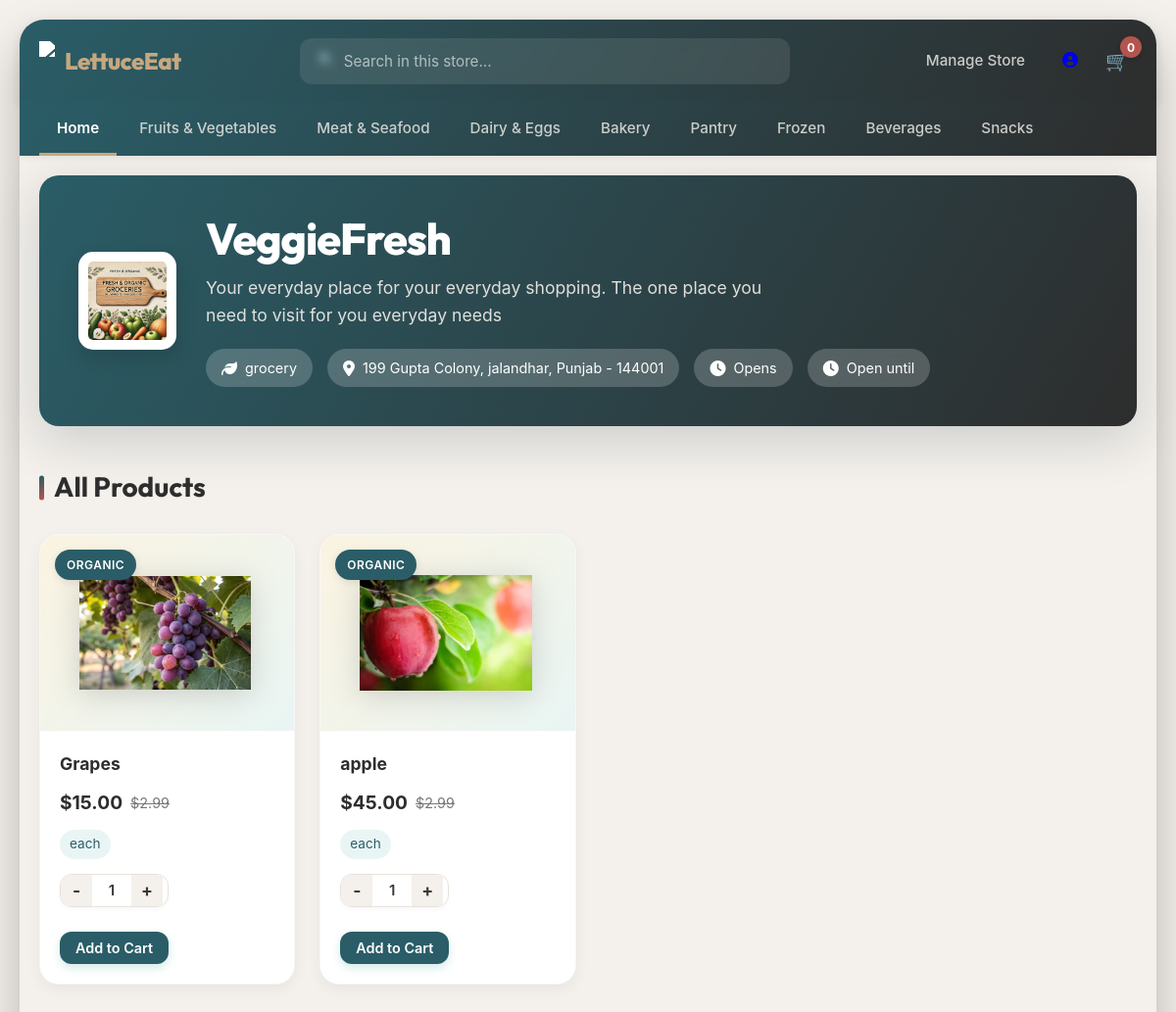
The app's page /store/store/1/ (signed in) with its own data.
### StoreApp/models.py (models this page shows, shortened)
class Store(models.Model):
    user_id = models.OneToOneField(settings.AUTH_USER_MODEL, on_delete=models.CASCADE)
    store_id = models.AutoField(primary_key=True)
    store_name = models.CharField(unique=True, max_length=20)
    store_category = models.CharField(max_length=20)
    store_description = models.TextField(max_length=200)
    store_logo = models.ImageField(upload_to="store_logo/",null=True)
    store_legal_business_name = models.CharField(max_length=40)
    tax_number = models.CharField(max_length=20)
    owner_name = models.CharField(max_length=20)
    business_email = models.EmailField(unique=True)
    store_address = models.TextField()
    business_documentation = models.ImageField(upload_to="store_documentation/", null=True)
    is_approved = models.BooleanField(null=False)
    opening_time = models.TimeField(null=True)
    closing_time = models.TimeField(null=True)

### ProductsApp/models.py (models this page shows, shortened)
class Product(models.Model):
    product_id = models.AutoField(primary_key=True)
    product_name = models.CharField(max_length=30)
    product_price = models.DecimalField(max_digits=10, decimal_places=4)
    product_category = models.CharField(max_length=20, null=False)
    product_quantity = models.IntegerField()
    product_description = models.TextField()
    stock_threshold = models.IntegerField(null=True)
    featured_product = models.BooleanField(null=True)
    store_id = models.ForeignKey(Store, on_delete=models.CASCADE, related_name='products', null=False)
    created_at = models.DateTimeField(auto_now_add=True, null=True)
    updated_at = models.DateTimeField(auto_now=True, null=True)

class ProductImage(models.Model):
    product_id = models.ForeignKey(Product, on_delete=models.CASCADE, related_name="images")
    image = models.ImageField(upload_to="product_images/",null=False, blank=False)

### StoreApp/views.py (the view)
# urls.py: path('store/<int:store_id>/', views.view_store, name='store'),
def view_store(request, store_id):
    store = Store.objects.get(store_id = store_id)
    cart = request.user.cart
    total_quantity = sum(item.quantity for item in cart.items.all())
    return render(request, 'store.html', context={"store":store,"total_quantity":total_quantity})

### StoreApp/templates/store.html (shortened to what this page needs)
<!DOCTYPE html>
<html lang="en">
<head>
    <link href="https://cdnjs.cloudflare.com/ajax/libs/font-awesome/6.4.0/css/all.min.css" rel="stylesheet" />
</head>
<body>
    <div class="main-container">
        <header>
            <div class="header-container">
                <div class="logo"><img src="/api/placeholder/40/40" />
                    <h1>LettuceEat</h1>
                </div>
                <div class="search-bar"><span class="search-icon">🔍</span><input placeholder="Search in this store..."
                        type="text" /></div>
                <div class="nav-actions">
                    {% if user.store %}
                    <a style="text-decoration: none;" href="{% url 'store_manage' store_id=user.store.store_id %}"
                        class="category-item">Manage Store</a>
                    {% else %}
                    <a href="{% url 'add_store' %}" title="Apply to Become a Seller" style="text-decoration: none;">
                        <span style="font-size: 2rem; cursor: pointer;">🏪</span>
                    </a>
                    {% endif %}
                    <a href="{% url 'userprofile' %}" style="text-decoration: none;"><i class="fas fa-user-circle"></i>
                    </a>
                    </a><a style="text-decoration: none;" href="{% url 'view_cart' %}">
                        <button class="cart-button nav-button" id="cart-button">🛒<span
                                class="cart-count">{{total_quantity}}</span></button>
                    </a>
                </div>
            </div>
        </header>
        <div class="categories">
            <div class="categories-container">
                <a href="{% url 'home' %}" style="text-decoration: none;">
                    <div class="category-item active">Home</div>
                </a>
                <div class="category-item">Fruits & Vegetables</div>
                <div class="category-item">Meat & Seafood</div>
                <div class="category-item">Dairy & Eggs</div>
                <div class="category-item">Bakery</div>
                <div class="category-item">Pantry</div>
                <div class="category-item">Frozen</div>
                <div class="category-item">Beverages</div>
                <div class="category-item">Snacks</div>
            </div>
        </div>
        <main>
            <section class="store-header"><img class="store-logo" src="{{store.store_logo.url}}" alt="Store Logo" />
                <div class="store-info">
                    <h1>{{store.store_name}}</h1>
                    <p class="store-specialty">{{store.store_description}}</p>
                    <div class="store-badges">
                        <div class="store-badge"><i class="fas fa-leaf"></i>{{store.store_category}}</div>
                        <div class="store-badge"><i class="fas fa-map-marker-alt"></i>{{store.store_address}}</div>
                        <div class="store-badge"><i class="fas fa-clock"></i>Opens {{ store.opening_time|time:'H:i' }}
                        </div>
                        <div class="store-badge"><i class="fas fa-clock"></i>Open until {{ store.closing_time|time:'H:i'}}</div>
                    </div>
                </div>
            </section>
            <section>
                <div class="section-header">
                    <h2>All Products</h2>
                </div>
                <div class="product-grid">
                    {% for product in store.products.all %}
                    <div class="product-card">
                        <div class="product-badge organic-badge">Organic</div>
                        <div class="product-image">
                            {% if product.images.first.image.url %}
                            <img src="{{product.images.first.image.url}}" alt="{{ product.product_name }}">
                            {% else %}
                            <h1>No Image available</h1>
                            {% endif %}
                            <form method="POST" action="{% url 'add_to_cart' product_id=product.product_id %}">
                                <button type="submit">
                                </button>
                            </form>
                        </div>
                        <div class="product-info">
                            <a style="text-decoration: none;"
                                href="{% url 'show_individual_product' product_id=product.product_id %}">
                                <h3 class="product-name">{{product.product_name}}</h3>
                            </a>
                            <div class="product-price">${{product.product_price| floatformat:2}} <span
                                    class="original-price">$2.99</span></div>
                            <div class="product-unit">each</div>
                            <div class="product-actions">
                                <form action="{% url 'add_to_cart' product_id=product.product_id %}" method="post">
                                    <div class="quantity-selector">
                                        <button type="button" class="quantity-btn">-</button>
                                        <input name="quantity" type="text" class="quantity-input" value="1">
                                        <button type="button" class="quantity-btn">+</button>
                                    </div> <br>
                                    <button type="submit" class="add-to-cart">Add to Cart</button>
                                </form>
                            </div>
                        </div>
                    </div>
                    {% endfor %}
                </div>
            </section>
        </main>
    </div>
</body>
</html>

### records on screen
Store: store_logo (picture), store_name "VeggieFresh", store_description "Your everyday place for your everyday shopping. The one place you need to visit for you everyday needs", store_category "grocery", store_address "199 Gupta Colony, jalandhar, Punjab - 144001"
Product: images.first.image (picture), product_name "Grapes", product_price "15.00"
Product: images.first.image (picture), product_name "apple", product_price "45.00"

### other values on screen
{{ total_quantity }} "0"
